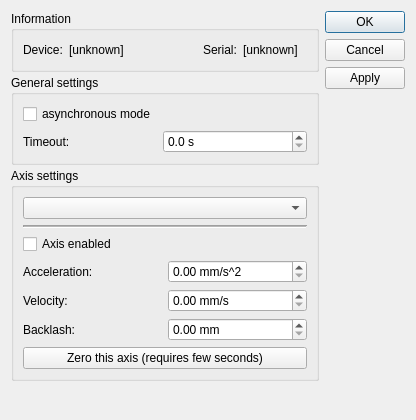
<?xml version="1.0" encoding="UTF-8"?>
<ui version="4.0">
 <class>DialogThorlabsBDCServo</class>
 <widget class="QDialog" name="DialogThorlabsBDCServo">
  <property name="geometry">
   <rect>
    <x>0</x>
    <y>0</y>
    <width>416</width>
    <height>420</height>
   </rect>
  </property>
  <property name="windowTitle">
   <string>Thorlabs BDC Servo</string>
  </property>
  <layout class="QHBoxLayout" name="horizontalLayout">
   <item>
    <layout class="QVBoxLayout" name="verticalLayout_2">
     <property name="spacing">
      <number>3</number>
     </property>
     <item>
      <widget class="QGroupBox" name="group1">
       <property name="title">
        <string>Information</string>
       </property>
       <layout class="QGridLayout" name="gridLayout_2">
        <item row="0" column="4">
         <widget class="QLabel" name="lblSerial">
          <property name="sizePolicy">
           <sizepolicy hsizetype="MinimumExpanding" vsizetype="Preferred">
            <horstretch>0</horstretch>
            <verstretch>0</verstretch>
           </sizepolicy>
          </property>
          <property name="text">
           <string>[unknown]</string>
          </property>
          <property name="wordWrap">
           <bool>true</bool>
          </property>
         </widget>
        </item>
        <item row="0" column="1">
         <widget class="QLabel" name="lblDevice">
          <property name="sizePolicy">
           <sizepolicy hsizetype="MinimumExpanding" vsizetype="Preferred">
            <horstretch>0</horstretch>
            <verstretch>0</verstretch>
           </sizepolicy>
          </property>
          <property name="text">
           <string>[unknown]</string>
          </property>
         </widget>
        </item>
        <item row="0" column="0">
         <widget class="QLabel" name="label">
          <property name="text">
           <string>Device:</string>
          </property>
         </widget>
        </item>
        <item row="0" column="2">
         <spacer name="horizontalSpacer">
          <property name="orientation">
           <enum>Qt::Horizontal</enum>
          </property>
          <property name="sizeHint" stdset="0">
           <size>
            <width>40</width>
            <height>20</height>
           </size>
          </property>
         </spacer>
        </item>
        <item row="0" column="3">
         <widget class="QLabel" name="label_6">
          <property name="text">
           <string>Serial:</string>
          </property>
         </widget>
        </item>
       </layout>
      </widget>
     </item>
     <item>
      <widget class="QGroupBox" name="groupGeneral">
       <property name="sizePolicy">
        <sizepolicy hsizetype="Preferred" vsizetype="Expanding">
         <horstretch>0</horstretch>
         <verstretch>0</verstretch>
        </sizepolicy>
       </property>
       <property name="title">
        <string>General settings</string>
       </property>
       <layout class="QGridLayout" name="gridLayout">
        <item row="2" column="1" colspan="2">
         <widget class="QDoubleSpinBox" name="spinTimeout">
          <property name="sizePolicy">
           <sizepolicy hsizetype="MinimumExpanding" vsizetype="Fixed">
            <horstretch>0</horstretch>
            <verstretch>0</verstretch>
           </sizepolicy>
          </property>
          <property name="prefix">
           <string/>
          </property>
          <property name="suffix">
           <string> s</string>
          </property>
          <property name="decimals">
           <number>1</number>
          </property>
          <property name="minimum">
           <double>0.000000000000000</double>
          </property>
          <property name="maximum">
           <double>5000.000000000000000</double>
          </property>
          <property name="singleStep">
           <double>1.000000000000000</double>
          </property>
          <property name="value">
           <double>0.000000000000000</double>
          </property>
         </widget>
        </item>
        <item row="1" column="0">
         <widget class="QCheckBox" name="checkAsync">
          <property name="text">
           <string>asynchronous mode</string>
          </property>
         </widget>
        </item>
        <item row="2" column="0">
         <widget class="QLabel" name="label_11">
          <property name="text">
           <string>Timeout:</string>
          </property>
         </widget>
        </item>
       </layout>
      </widget>
     </item>
     <item>
      <widget class="QGroupBox" name="groupAxis">
       <property name="minimumSize">
        <size>
         <width>0</width>
         <height>0</height>
        </size>
       </property>
       <property name="title">
        <string>Axis settings</string>
       </property>
       <layout class="QGridLayout" name="gridLayout_3">
        <item row="2" column="0" colspan="2">
         <widget class="QCheckBox" name="checkEnabled">
          <property name="text">
           <string>Axis enabled</string>
          </property>
         </widget>
        </item>
        <item row="3" column="1">
         <widget class="QDoubleSpinBox" name="doubleSpinBoxAcceleration">
          <property name="suffix">
           <string> mm/s^2</string>
          </property>
         </widget>
        </item>
        <item row="3" column="0">
         <widget class="QLabel" name="label_2">
          <property name="text">
           <string>Acceleration:</string>
          </property>
         </widget>
        </item>
        <item row="4" column="0">
         <widget class="QLabel" name="label_3">
          <property name="text">
           <string>Velocity:</string>
          </property>
         </widget>
        </item>
        <item row="4" column="1">
         <widget class="QDoubleSpinBox" name="doubleSpinBoxVelocity">
          <property name="suffix">
           <string> mm/s</string>
          </property>
         </widget>
        </item>
        <item row="0" column="0" colspan="2">
         <widget class="QComboBox" name="comboAxisSelector"/>
        </item>
        <item row="6" column="0" colspan="2">
         <widget class="QPushButton" name="btnCalib">
          <property name="text">
           <string>Zero this axis (requires few seconds)</string>
          </property>
         </widget>
        </item>
        <item row="1" column="0" colspan="2">
         <widget class="Line" name="line">
          <property name="lineWidth">
           <number>1</number>
          </property>
          <property name="midLineWidth">
           <number>1</number>
          </property>
          <property name="orientation">
           <enum>Qt::Horizontal</enum>
          </property>
         </widget>
        </item>
        <item row="5" column="0">
         <widget class="QLabel" name="label_4">
          <property name="text">
           <string>Backlash:</string>
          </property>
         </widget>
        </item>
        <item row="5" column="1">
         <widget class="QDoubleSpinBox" name="doubleSpinBoxBacklash">
          <property name="suffix">
           <string> mm</string>
          </property>
         </widget>
        </item>
       </layout>
      </widget>
     </item>
     <item>
      <spacer name="verticalSpacer">
       <property name="orientation">
        <enum>Qt::Vertical</enum>
       </property>
       <property name="sizeHint" stdset="0">
        <size>
         <width>20</width>
         <height>40</height>
        </size>
       </property>
      </spacer>
     </item>
    </layout>
   </item>
   <item>
    <widget class="QDialogButtonBox" name="buttonBox">
     <property name="locale">
      <locale language="German" country="Germany"/>
     </property>
     <property name="orientation">
      <enum>Qt::Vertical</enum>
     </property>
     <property name="standardButtons">
      <set>QDialogButtonBox::Apply|QDialogButtonBox::Cancel|QDialogButtonBox::Ok</set>
     </property>
    </widget>
   </item>
  </layout>
 </widget>
 <resources/>
 <connections/>
</ui>
